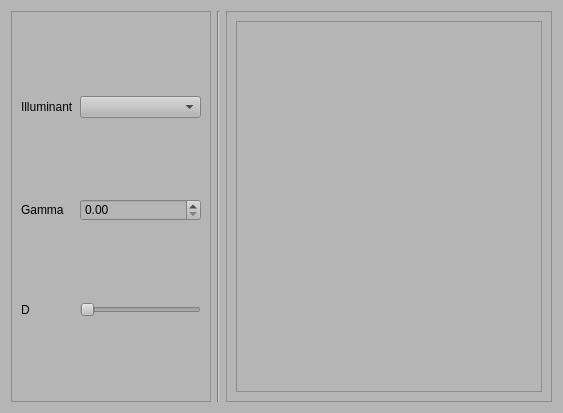
<?xml version="1.0" encoding="UTF-8"?>
<ui version="4.0">
 <class>Form</class>
 <widget class="QWidget" name="Form">
  <property name="geometry">
   <rect>
    <x>0</x>
    <y>0</y>
    <width>563</width>
    <height>413</height>
   </rect>
  </property>
  <property name="windowTitle">
   <string>Form</string>
  </property>
  <property name="styleSheet">
   <string notr="true">background-color: rgb(181, 181, 181);</string>
  </property>
  <layout class="QGridLayout" name="gridLayout">
   <item row="0" column="0">
    <widget class="QFrame" name="frame_options">
     <property name="minimumSize">
      <size>
       <width>0</width>
       <height>0</height>
      </size>
     </property>
     <property name="maximumSize">
      <size>
       <width>200</width>
       <height>16777215</height>
      </size>
     </property>
     <property name="frameShape">
      <enum>QFrame::StyledPanel</enum>
     </property>
     <property name="frameShadow">
      <enum>QFrame::Raised</enum>
     </property>
     <layout class="QGridLayout" name="gridLayout_2">
      <item row="3" column="1">
       <widget class="QSlider" name="horizontalSlider_D">
        <property name="orientation">
         <enum>Qt::Horizontal</enum>
        </property>
       </widget>
      </item>
      <item row="0" column="1">
       <widget class="QComboBox" name="comboBox_Illuminant"/>
      </item>
      <item row="0" column="0">
       <widget class="QLabel" name="label_Illuminant">
        <property name="text">
         <string>Illuminant</string>
        </property>
       </widget>
      </item>
      <item row="1" column="0">
       <widget class="QLabel" name="label_Gamma">
        <property name="text">
         <string>Gamma</string>
        </property>
       </widget>
      </item>
      <item row="1" column="1">
       <widget class="QDoubleSpinBox" name="doubleSpinBox_Gamma"/>
      </item>
      <item row="3" column="0">
       <widget class="QLabel" name="label_D">
        <property name="text">
         <string>D</string>
        </property>
       </widget>
      </item>
     </layout>
    </widget>
   </item>
   <item row="0" column="2">
    <widget class="QFrame" name="frame_viewer_parent">
     <property name="minimumSize">
      <size>
       <width>100</width>
       <height>0</height>
      </size>
     </property>
     <property name="frameShape">
      <enum>QFrame::StyledPanel</enum>
     </property>
     <property name="frameShadow">
      <enum>QFrame::Raised</enum>
     </property>
     <layout class="QGridLayout" name="gridLayout_3">
      <item row="0" column="1">
       <widget class="QFrame" name="frame_viewer">
        <property name="frameShape">
         <enum>QFrame::StyledPanel</enum>
        </property>
        <property name="frameShadow">
         <enum>QFrame::Raised</enum>
        </property>
       </widget>
      </item>
     </layout>
    </widget>
   </item>
   <item row="0" column="1">
    <widget class="Line" name="line">
     <property name="orientation">
      <enum>Qt::Vertical</enum>
     </property>
    </widget>
   </item>
  </layout>
 </widget>
 <resources/>
 <connections/>
</ui>
